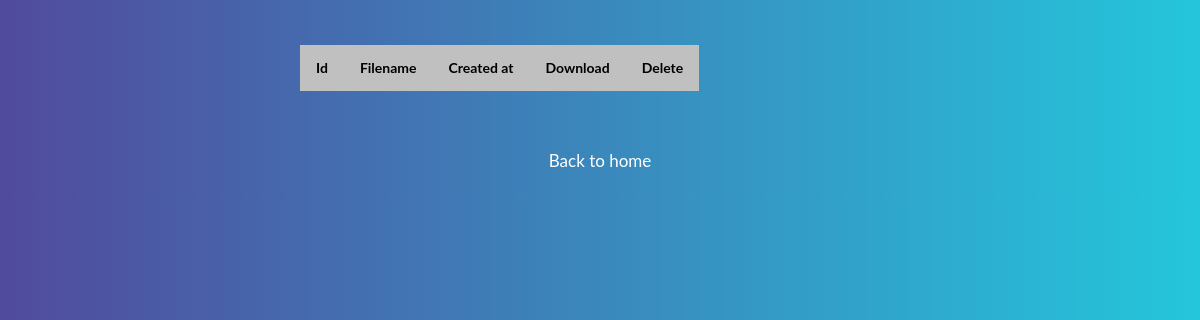
The app's page /fileupload/history/ (signed in), older data.
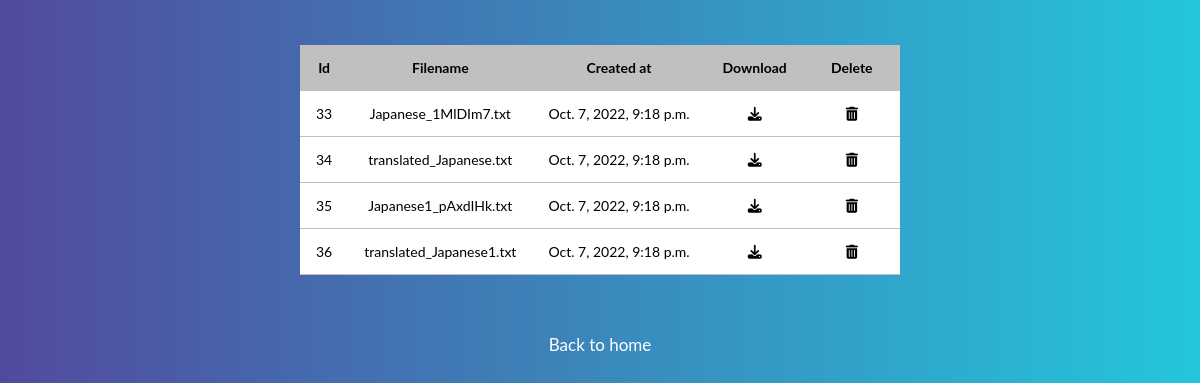
The same page, newer data.
### FileUpload/models.py (models this page shows, shortened)
class File(models.Model):
     title = models.CharField(max_length=50)
     file = models.FileField()
     created_at = models.DateTimeField(auto_now_add=True)
     file_of=models.ForeignKey(User, on_delete=models.CASCADE)

### FileUpload/views.py (the view)
# urls.py: path('history/', views.history, name='history'),
def history(request):
    FilesList=File.objects.filter(file_of=request.user)
    return render(request, 'FileUpload/history.html', {'FilesList':FilesList})

### Templates/FileUpload/history.html (shortened to what this page needs)
<!DOCTYPE html>
<html>
<head>
    <link rel="stylesheet" href="">
</head>
<body>
    <table>
        <thead>
            <tr>
                <td>Id</td>
                <td>Filename</td>
                <td>Created at</td>
                <td>Download</td>
                <td>Delete</td>
            </tr>
        </thead>
        <tbody>
            {% for f in FilesList %}
            <tr>
                <td>{{f.id}}</td>
                <td>{{f.file}}</td>
                <td>{{f.created_at}}</td>
                <td><a href="{{f.file.url}}" download><i class="fa fa-download" aria-hidden="true" fa-2x></i></a></td>
                <td><a href="/fileupload/delete/{{f.id}}"><i class="fa fa-trash-alt" aria-hidden="true" fa-2x></i></a></td>
            </tr>
            {% endfor %}
        </tbody>
    </table>
    <a href="{% url 'home'%}" id="back">Back to home</a>
</body>
</html>

Row changes from the older to the newer data that the page shows:
added File: id "33", file "Japanese_1MlDIm7.txt", created_at "Oct. 7, 2022, 9:18 p.m."
added File: id "34", file "translated_Japanese.txt", created_at "Oct. 7, 2022, 9:18 p.m."
added File: id "35", file "Japanese1_pAxdIHk.txt", created_at "Oct. 7, 2022, 9:18 p.m."
added File: id "36", file "translated_Japanese1.txt", created_at "Oct. 7, 2022, 9:18 p.m."
